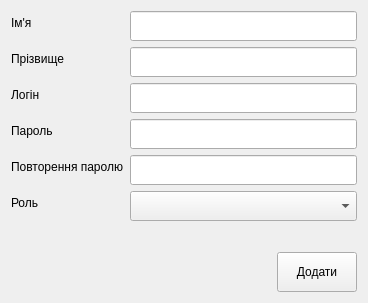
<?xml version="1.0" encoding="UTF-8"?>
<ui version="4.0">
 <class>AddEmployeeForm</class>
 <widget class="QWidget" name="AddEmployeeForm">
  <property name="geometry">
   <rect>
    <x>0</x>
    <y>0</y>
    <width>368</width>
    <height>303</height>
   </rect>
  </property>
  <property name="windowTitle">
   <string>Form</string>
  </property>
  <layout class="QVBoxLayout" name="verticalLayout">
   <item>
    <layout class="QFormLayout" name="formLayout">
     <item row="0" column="0">
      <widget class="QLabel" name="labelFirstName">
       <property name="text">
        <string>Ім'я</string>
       </property>
      </widget>
     </item>
     <item row="0" column="1">
      <widget class="QLineEdit" name="lineFirstName">
       <property name="minimumSize">
        <size>
         <width>0</width>
         <height>30</height>
        </size>
       </property>
      </widget>
     </item>
     <item row="1" column="0">
      <widget class="QLabel" name="labelLastName">
       <property name="text">
        <string>Прізвище</string>
       </property>
      </widget>
     </item>
     <item row="1" column="1">
      <widget class="QLineEdit" name="lineLastName">
       <property name="minimumSize">
        <size>
         <width>0</width>
         <height>30</height>
        </size>
       </property>
      </widget>
     </item>
     <item row="2" column="0">
      <widget class="QLabel" name="label_2">
       <property name="text">
        <string>Логін</string>
       </property>
      </widget>
     </item>
     <item row="2" column="1">
      <widget class="QLineEdit" name="lineLogin">
       <property name="minimumSize">
        <size>
         <width>0</width>
         <height>30</height>
        </size>
       </property>
      </widget>
     </item>
     <item row="3" column="0">
      <widget class="QLabel" name="labelPassword">
       <property name="text">
        <string>Пароль</string>
       </property>
      </widget>
     </item>
     <item row="3" column="1">
      <widget class="QLineEdit" name="linePassword">
       <property name="minimumSize">
        <size>
         <width>0</width>
         <height>30</height>
        </size>
       </property>
       <property name="echoMode">
        <enum>QLineEdit::Password</enum>
       </property>
      </widget>
     </item>
     <item row="4" column="0">
      <widget class="QLabel" name="label">
       <property name="text">
        <string>Повторення паролю</string>
       </property>
      </widget>
     </item>
     <item row="4" column="1">
      <widget class="QLineEdit" name="lineRepeatPassword">
       <property name="minimumSize">
        <size>
         <width>0</width>
         <height>30</height>
        </size>
       </property>
       <property name="echoMode">
        <enum>QLineEdit::Password</enum>
       </property>
      </widget>
     </item>
     <item row="5" column="0">
      <widget class="QLabel" name="label_3">
       <property name="text">
        <string>Роль</string>
       </property>
      </widget>
     </item>
     <item row="5" column="1">
      <widget class="QComboBox" name="comboBoxRoles">
       <property name="minimumSize">
        <size>
         <width>0</width>
         <height>30</height>
        </size>
       </property>
      </widget>
     </item>
    </layout>
   </item>
   <item>
    <layout class="QHBoxLayout" name="horizontalLayout">
     <item>
      <spacer name="horizontalSpacer">
       <property name="orientation">
        <enum>Qt::Horizontal</enum>
       </property>
       <property name="sizeHint" stdset="0">
        <size>
         <width>198</width>
         <height>20</height>
        </size>
       </property>
      </spacer>
     </item>
     <item>
      <widget class="QPushButton" name="pushButtonAddUser">
       <property name="minimumSize">
        <size>
         <width>0</width>
         <height>40</height>
        </size>
       </property>
       <property name="text">
        <string>Додати</string>
       </property>
      </widget>
     </item>
    </layout>
   </item>
  </layout>
 </widget>
 <resources/>
 <connections/>
</ui>
